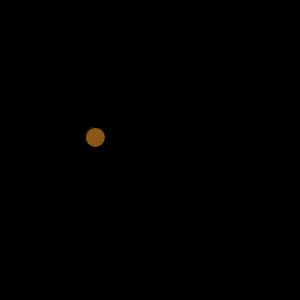
Frame 1 (no input)
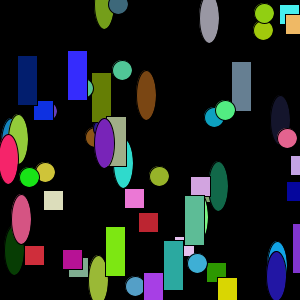
Frame 60 (the mouse pressed at the canvas centre just before this capture)
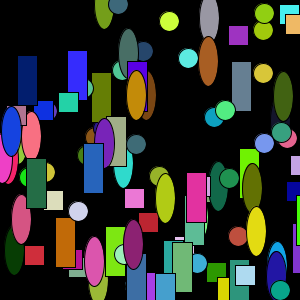
Frame 120 (the mouse held since frame 60 and released just before this capture)

The Processing sketch that drew these frames (run headless with seeded random() and noise(); from frame 60 on, the mouse is pressed at the canvas centre):

// Processing sketch: processing_73607
// ── processing_73607.pde

//Gregory Taxerman, Hundred Random Shapes, CP1 16-17

int num = 0;
int x = int(random(0, 301));
int y = int(random(0, 301));
int r = int(random(0, 256));
int g = int(random(0, 256));
int b = int(random(0, 256));
void setup ()
{
  size(300, 300);
  background(0);
}

void draw ()
{

  num = num + 1;

  if (num < 101)
  {
    x = int(random(0, 301));
    y = int(random(0, 301));
    r = int(random(0, 256));
    g = int(random(0, 256));
    b = int(random(0, 256));
    fill(r, g, b);     
    int z = int(random(1, 5));
    if (z == 1)
    {
      ellipse(x, y, 20, 20);
    }
    else if (z == 2)
    {
      rect(x, y, 20, 20);
    }
    else if (z == 3)
    {
      rect(y, x, 20, 50);
    }
    else if (z == 4)
    {
      ellipse(y, x, 20, 50);
    }
  }
}
